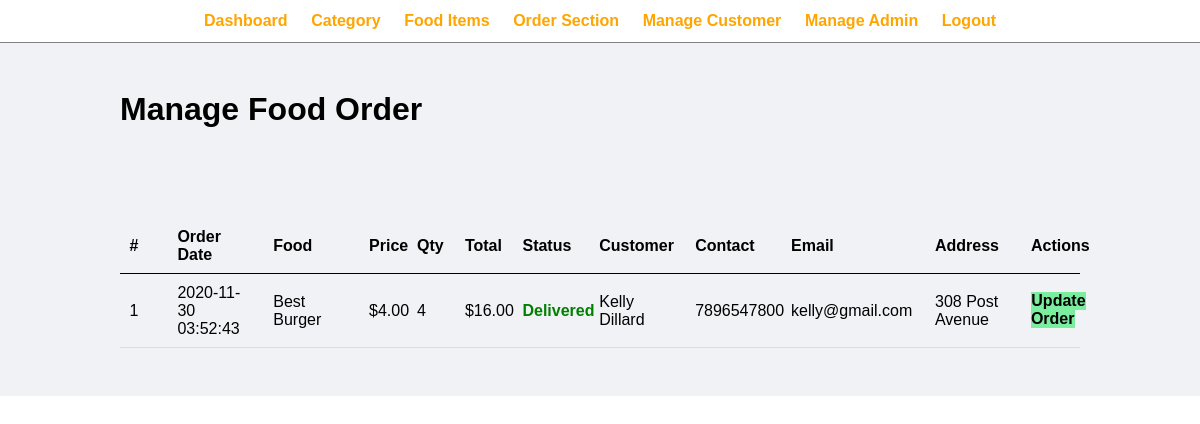
Page /admin/manage-order.php (signed in) on the committed database.
### tables this page shows
CREATE TABLE `tbl_order` (
  `id` int(10) UNSIGNED NOT NULL,
  `food` varchar(150) NOT NULL,
  `price` decimal(10,2) NOT NULL,
  `qty` int(11) NOT NULL,
  `total` decimal(10,2) NOT NULL,
  `order_date` datetime NOT NULL,
  `status` varchar(50) NOT NULL,
  `customer_name` varchar(150) NOT NULL,
  `customer_contact` varchar(20) NOT NULL,
  `customer_email` varchar(150) NOT NULL,
  `customer_address` varchar(255) NOT NULL
);

### admin/manage-order.php (the view, shortened to what this page needs)
<?php include('core/menu.php'); ?>
<div class="main-content">
    <div class="wrapper">
        <h1>Manage Food Order</h1>
                <br /><br /><br />
                <br><br>
                <table class="tbl-full">
                    <tr>
                        <th width="5%">#</th>
                        <th width="10%">Order Date</th>
                        <th width="10%">Food</th>
                        <th width="5%">Price</th>
                        <th width="5%">Qty</th>
                        <th width="6%">Total</th>
                        <th width="8%">Status</th>
                        <th width="10%">Customer</th>
                        <th width="10%">Contact</th>
                        <th width="15%">Email</th>
                        <th width="10%">Address</th>
                        <th>Actions</th>
                    </tr>
                    <?php
                        $sql = "SELECT * FROM tbl_order ORDER BY id DESC";
                        $res = mysqli_query($conn, $sql);
                        $count = mysqli_num_rows($res);
                        $sn = 1;
                        if($count>0)
                        {
                            while($row=mysqli_fetch_assoc($res))
                            {
                                $id = $row['id'];
                                $food = $row['food'];
                                $price = $row['price'];
                                $qty = $row['qty'];
                                $total = $row['total'];
                                $order_date = $row['order_date'];
                                $status = $row['status'];
                                $customer_name = $row['customer_name'];
                                $customer_contact = $row['customer_contact'];
                                $customer_email = $row['customer_email'];
                                $customer_address = $row['customer_address'];
                                ?>
                                    <tr>
                                        <td><?php echo $sn++; ?> </td>
                                        <td><?php echo $order_date; ?></td>
                                        <td><?php echo $food; ?></td>
                                        <td><?php echo '$'.$price; ?></td>
                                        <td><?php echo $qty; ?></td>
                                        <td><?php echo '$'.$total; ?></td>
                                        <td>
                                            <?php
                                                if($status=="Ordered")
                                                {
                                                    echo "<label style='color: blue;'>$status</label>";
                                                }
                                                elseif($status=="On Delivery")
                                                {
                                                    echo "<label style='color: orange;'>$status</label>";
                                                }
                                                elseif($status=="Delivered")
                                                {
                                                    echo "<label style='color: green;'><b>$status</b></label>";
                                                }
                                                elseif($status=="Cancelled")
                                                {
                                                    echo "<label style='color: red;'>$status</label>";
                                                }
                                            ?>
                                        </td>
                                        <td><?php echo $customer_name; ?></td>
                                        <td><?php echo $customer_contact; ?></td>
                                        <td><?php echo $customer_email; ?></td>
                                        <td><?php echo $customer_address; ?></td>
                                        <td>
                                            <a href="update-order.php?id=<?php echo $id; ?>" class="btn-secondary">Update Order</a>
                                        </td>
                                    </tr>
                                <?php
                            }
                        }
                        else
                        {
                            echo "<tr><td colspan='12' class='error'>Orders not Available</td></tr>";
                        }
                    ?>
                </table>
    </div>
</div>

### css/admin.css (style rules this page uses)
* { margin: 0; padding: 0; font-family: Arial, Helvetica, sans-serif; }
.wrapper { padding: 1%; width: 80%; margin: 0 auto; }
.tbl-full { width: 100%; }
table { border-collapse: collapse; width: 100%; }
th, td { padding: 8px; text-align: left; border-bottom: 1px solid #ddd; }
table tr th { border-bottom: 1px solid black; padding: 1%; text-align: left; }
table tr td { padding: 1%; }
.btn-secondary { background-color: #7bed9f; padding: 1%; color: black; text-decoration: none; font-weight: bold; }
.main-content { background-color: #f1f2f6; padding: 3% 0; }

### rows in the picture
tbl_order: order_date "2020-11-30 03:52:43", food "Best Burger", price "4.00", qty "4", total "16.00", status "Delivered", customer_name "Kelly Dillard", customer_contact "7896547800", customer_email "kelly@gmail.com", customer_address "308 Post Avenue"
